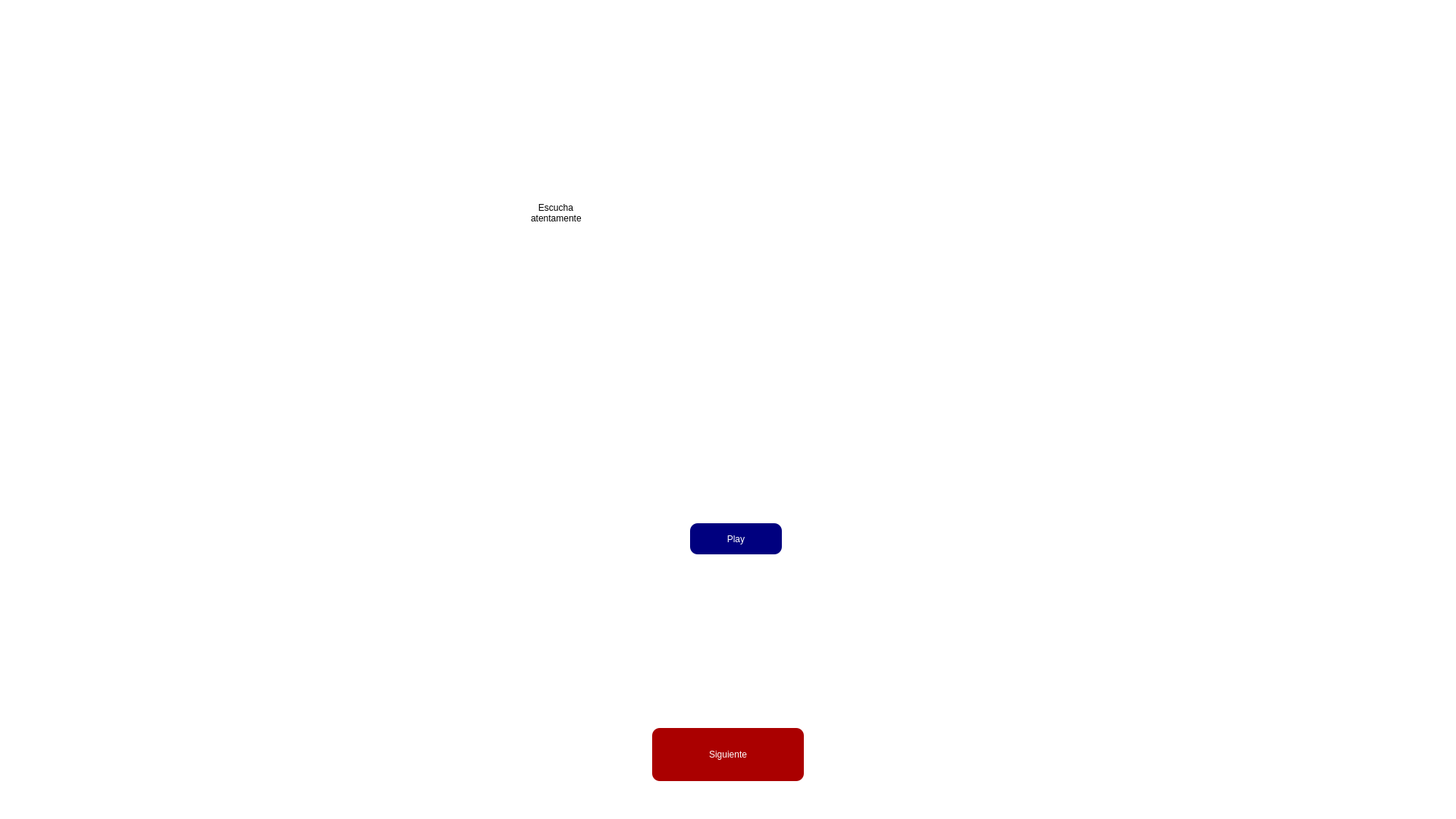
<?xml version="1.0" encoding="UTF-8"?>
<ui version="4.0">
 <class>MainWindow</class>
 <widget class="QMainWindow" name="MainWindow">
  <property name="geometry">
   <rect>
    <x>0</x>
    <y>0</y>
    <width>1920</width>
    <height>1080</height>
   </rect>
  </property>
  <property name="windowTitle">
   <string>MainWindow</string>
  </property>
  <property name="styleSheet">
   <string notr="true">background-color: white;



</string>
  </property>
  <widget class="QWidget" name="centralwidget">
   <widget class="QLabel" name="gif_label">
    <property name="geometry">
     <rect>
      <x>720</x>
      <y>440</y>
      <width>511</width>
      <height>141</height>
     </rect>
    </property>
    <property name="text">
     <string/>
    </property>
    <property name="pixmap">
     <pixmap>sound.gif</pixmap>
    </property>
   </widget>
   <widget class="QToolButton" name="toolButton">
    <property name="geometry">
     <rect>
      <x>860</x>
      <y>960</y>
      <width>200</width>
      <height>70</height>
     </rect>
    </property>
    <property name="styleSheet">
     <string notr="true">border-radius: 10px;
color: rgb(255, 255, 255);
font: 75 18pt &quot;MS Shell Dlg 2&quot;;
background-color: rgb(170, 0, 0);</string>
    </property>
    <property name="text">
     <string>Siguiente</string>
    </property>
   </widget>
   <widget class="QToolButton" name="play_button">
    <property name="geometry">
     <rect>
      <x>910</x>
      <y>690</y>
      <width>121</width>
      <height>41</height>
     </rect>
    </property>
    <property name="styleSheet">
     <string notr="true">border-radius: 10px;
color: rgb(255, 255, 255);
font: 75 15pt &quot;MS Shell Dlg 2&quot;;
background-color: rgb(0, 0, 127);</string>
    </property>
    <property name="text">
     <string>Play</string>
    </property>
   </widget>
   <widget class="QLabel" name="label">
    <property name="geometry">
     <rect>
      <x>700</x>
      <y>160</y>
      <width>581</width>
      <height>241</height>
     </rect>
    </property>
    <property name="styleSheet">
     <string notr="true">font: 75 60pt &quot;MS Shell Dlg 2&quot;;
color: rgb(0, 0, 0);</string>
    </property>
    <property name="text">
     <string>   Escucha 
atentamente</string>
    </property>
   </widget>
  </widget>
  <widget class="QMenuBar" name="menubar">
   <property name="geometry">
    <rect>
     <x>0</x>
     <y>0</y>
     <width>1920</width>
     <height>26</height>
    </rect>
   </property>
  </widget>
  <widget class="QStatusBar" name="statusbar"/>
 </widget>
 <resources/>
 <connections/>
</ui>
